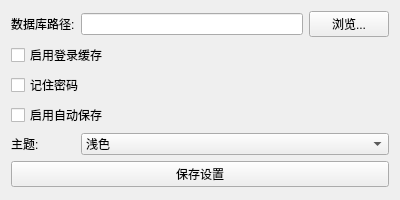
<?xml version="1.0" encoding="UTF-8"?>
<ui version="4.0">
 <class>SettingsWidget</class>
 <widget class="QWidget" name="SettingsWidget">
  <property name="geometry">
   <rect>
    <x>0</x>
    <y>0</y>
    <width>400</width>
    <height>200</height>
   </rect>
  </property>
  <property name="windowTitle">
   <string>系统设置</string>
  </property>
  <layout class="QGridLayout" name="gridLayout">
   <item row="0" column="0">
    <widget class="QLabel" name="label">
     <property name="text">
      <string>数据库路径:</string>
     </property>
    </widget>
   </item>
   <item row="0" column="1">
    <widget class="QLineEdit" name="lineEdit"/>
   </item>
   <item row="0" column="2">
    <widget class="QPushButton" name="pushButton">
     <property name="text">
      <string>浏览...</string>
     </property>
    </widget>
   </item>
   <item row="1" column="0" colspan="3">
    <widget class="QCheckBox" name="checkBox">
     <property name="text">
      <string>启用登录缓存</string>
     </property>
    </widget>
   </item>
   <item row="2" column="0" colspan="3">
    <widget class="QCheckBox" name="checkBox_2">
     <property name="text">
      <string>记住密码</string>
     </property>
    </widget>
   </item>
   <item row="3" column="0" colspan="3">
    <widget class="QCheckBox" name="checkBox_3">
     <property name="text">
      <string>启用自动保存</string>
     </property>
    </widget>
   </item>
   <item row="4" column="0">
    <widget class="QLabel" name="label_2">
     <property name="text">
      <string>主题:</string>
     </property>
    </widget>
   </item>
   <item row="4" column="1" colspan="2">
    <widget class="QComboBox" name="comboBox">
     <item>
      <property name="text">
       <string>浅色</string>
      </property>
     </item>
     <item>
      <property name="text">
       <string>深色</string>
      </property>
     </item>
    </widget>
   </item>
   <item row="5" column="0" colspan="3">
    <widget class="QPushButton" name="pushButton_2">
     <property name="text">
      <string>保存设置</string>
     </property>
    </widget>
   </item>
  </layout>
 </widget>
 <resources/>
 <connections/>
</ui>
